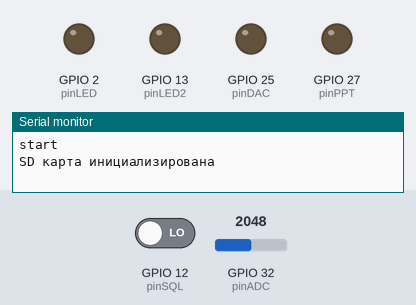
Bench run of a sketch on a simulated ESP32. Parts: output pins drawn as LEDs (lit = HIGH), the last lines printed to the serial monitor. The test bench sets the inputs (shaded band); at power-on: GPIO 12 (pinSQL) LOW, GPIO 32 (pinADC) = 2048. Storage starts empty.

Above: at 2.2 s.
2.3 s: GPIO 12 (pinSQL) driven HIGH
At 3.5 s:
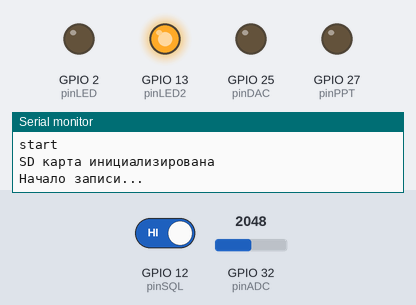
3.8 s: GPIO 12 (pinSQL) driven LOW
At 5.97 s:
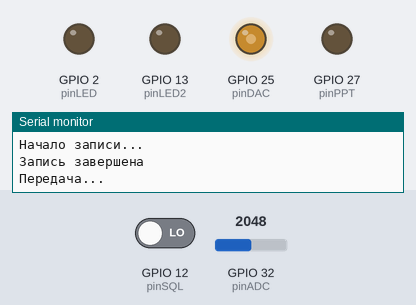
At 7.56 s:
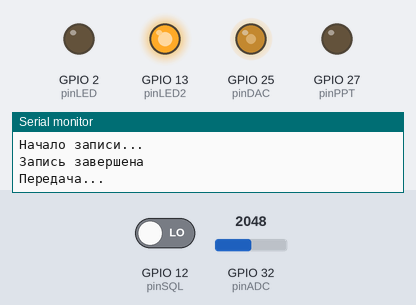
Timing chart, 0 to 9.2 s (numbered marks = the images above; inputs shaded):
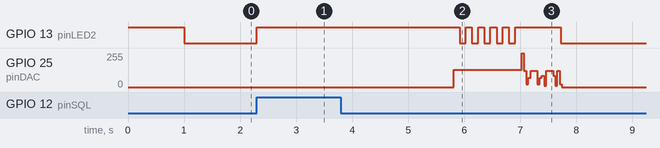

Measured:
- after the input at 2.3 s, GPIO 13 (pinLED2): LOW → HIGH at once
- after the input at 3.8 s, GPIO 13 (pinLED2): goes 4 × (LOW 0.11 s, HIGH 0.11 s), LOW 0.11 s, HIGH 0.81 s, then LOW, starting after 2.1 s

The sketch:

repeater_bltinDAC.ino
```cpp
#include <SD.h>

#include <FS.h>

#define dt 110 // Период квантования ЦАП, мкс
#define pinLED 2 // Встроенный светодиод
#define pinLED2 13 // Внешний светодиод
#define pinADC 32 // АЦП
#define pinDAC 25 // ЦАП
#define pinPPT 27 // Программный аналог кнопки PTT
#define pinSQL 12 // Триггер записи (радиостанция, при открытии шумоподавителя, посылает постоянный ток на этот пин)
#define morseFreq 1000 // Несущая частота морзянки (завершение передачи будет на этой частоте)

long T_dt; // Таймер воспроизведения
bool Rec = false; // Флаг записи

File audioFile;

void setup() {
  setCpuFrequencyMhz(40); //Включение экономии энергии

  pinMode(pinLED, OUTPUT);
  pinMode(pinLED2, OUTPUT);

  digitalWrite(pinLED2, 1);
  delay(1000);
  digitalWrite(pinLED2, 0);

  pinMode(pinPPT, INPUT);
  pinMode(pinSQL, INPUT);

  Serial.begin(9600);
  Serial.println("start");

  if (!SD.begin()) {
    Serial.println("Ошибка инициализации SD-карты!");
    return;
  }
  Serial.println("SD карта инициализирована");
}

void playMorseSymbol(bool isDot) {
  unsigned long duration = isDot ? 50 : 150; // 50 мс для точки, 150 мс для тире
  unsigned long startTime = millis();

  // Генерация сигнала с частотой morseFreq Гц (с использованием прямоугольного сигнала через ЦАП)
  while (millis() - startTime < duration) {
    dacWrite(pinDAC, 255); // Выводим высокий уровень (максимальное значение для аналогового сигнала, доступного для встроенного АЦП)
    delayMicroseconds(500); // Высокий уровень для полуволны
    dacWrite(pinDAC, 0); // Выводим низкий уровень
    delayMicroseconds(500); // Низкий уровень для полуволны
  }

  delay(50); // Интервал между символами
}

void playMorseCode() {
  // Морзянка для "*-*-*" (с быстрым интервалом между символами)
  playMorseSymbol(true);  // *
  playMorseSymbol(false); // -
  playMorseSymbol(true);  // *
  playMorseSymbol(false); // -
  playMorseSymbol(true);  // *
}

void loop() {
  bool SQL = digitalRead(pinSQL);
  digitalWrite(pinLED2, SQL); // Индикация записи

  // Начало записи
  if (SQL && !Rec) {
    Rec = true;
    setCpuFrequencyMhz(240); // Выход из режима экономии
    T_dt = micros();

    // Открываем файл для записи
    audioFile = SD.open("/audio.dat", FILE_WRITE);
    if (!audioFile) {
      Serial.println("Ошибка открытия файла для записи!");
      Rec = false;
      return;
    }

    Serial.println("Начало записи...");
  }

  // Запись данных на SD пока активен pinSQL
  unsigned long silenceStart = 0;

  while (Rec) {
    bool currentSQL = digitalRead(pinSQL);

    if (currentSQL) {
      silenceStart = 0; // сбрасываем таймер тишины

      if (micros() - T_dt >= dt) {
        T_dt = micros();
        byte value = analogRead(pinADC) / 16; // Преобразуем 12-бит в 8-бит
        audioFile.write(value);
      }
    } else {
      if (silenceStart == 0) {
        silenceStart = millis(); // фиксируем момент начала тишины
      } else if (millis() - silenceStart >= 1000) {
        break; // тишина более 1 секунды - прерываем запись
      }
    }
  }

  // Завершение записи и начало воспроизведения
  if (Rec && digitalRead(pinSQL) == 0) {
    Rec = false;
    audioFile.close();
    Serial.println("Запись завершена");
    delay(1000);

    // Переход к передаче
    pinMode(pinPPT, OUTPUT);
    Serial.println("Передача...");

    File playFile = SD.open("/audio.dat");
    if (playFile) {
      unsigned long T_play = micros();
      while (playFile.available()) {
        byte val = playFile.read();
        dacWrite(pinDAC, val);

        // Воспроизведение
        while (micros() - T_play < dt) {
          // ждём до наступления следующего квантования
        }
        T_play += dt;

        if (playFile.position() % 1000 == 0)
          digitalWrite(pinLED2, !digitalRead(pinLED2));
      }
      playFile.close();
      playMorseCode(); // Воспроизведение морзянки после аудио
    }

    digitalWrite(pinLED2, 0);
    delay(500);
    pinMode(pinPPT, INPUT);
    setCpuFrequencyMhz(40);
    Serial.println("Передача завершена");

  }
}
```
